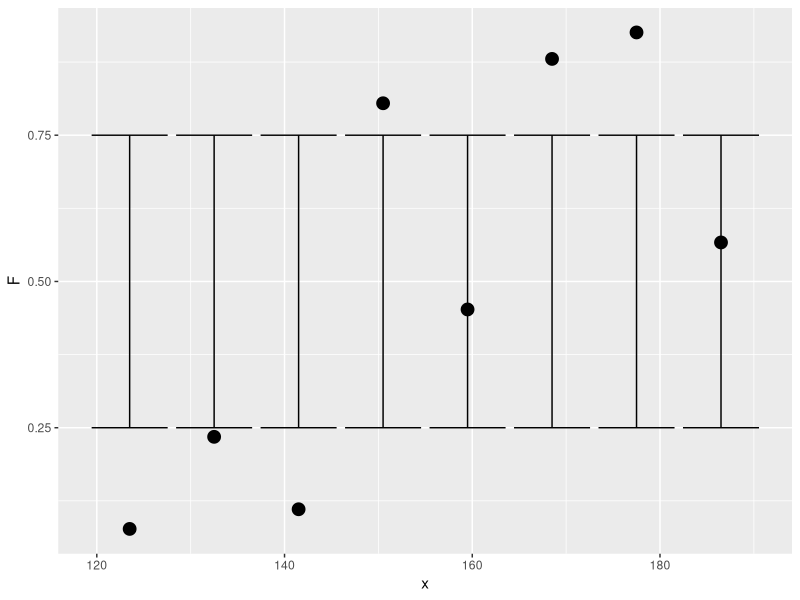

The R script that drew this image:
#PAGE=44
set.seed(0815)
x=c(128,137,146,155,164,173,182)
a=x[2]-x[1]

a1=(x[1]+x[2])/2
a2=(x[2]+x[3])/2
a3=(x[3]+x[4])/2
a4=(x[4]+x[5])/2
a5=(x[5]+x[6])/2
a6=(x[6]+x[7])/2
a0=a1-a
a7=a6+a
b=c(a0,a1,a2,a3,a4,a5,a6,a7)
b
b1=b-0.5
b2=b+0.5
b1
b2
df <- data.frame(x =b,
                 F =runif(b),
                 L =runif(b1),
                 U =runif(b2))
df
x11()
require(ggplot2)
ggplot(df, aes(x = x, y = F)) +
  geom_point(size = 4) +
  geom_errorbar(aes(ymax = 0.75, ymin = 0.25))
#The answer may vary due to difference in representation.
